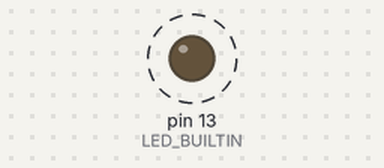
Bench run of a sketch on a simulated Arduino Uno, built with avr-gcc and run on an emulated ATmega328P. Shown: output pins drawn as LEDs (lit = HIGH). Dashed ring = blinking. What the sketch prints to the serial monitor is not drawn.

Above: at 0.5 s.
Timing chart, 0 to 3.3 s (numbered marks = the images above):
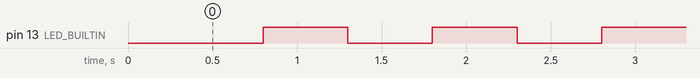

The sketch:

esp8266-board-test.ino
```cpp
// ESP8266 on-board LED + Serial self-test (no external wiring)
#ifndef LED_BUILTIN
#define LED_BUILTIN 2
#endif

void setup() {
  pinMode(LED_BUILTIN, OUTPUT);
  Serial.begin(115200);
  delay(300);
  Serial.println("ESP8266 board-only test starting...");
  Serial.print("LED pin: ");
  Serial.println(LED_BUILTIN);
}

void loop() {
  digitalWrite(LED_BUILTIN, LOW);   // ESP8266 onboard LED is usually active-low
  Serial.println("LED ON");
  delay(500);

  digitalWrite(LED_BUILTIN, HIGH);
  Serial.println("LED OFF");
  delay(500);
}
```

Measured:
- by itself, pin 13 (LED_BUILTIN): alternates HIGH for 0.50 s and LOW for 0.50 s
